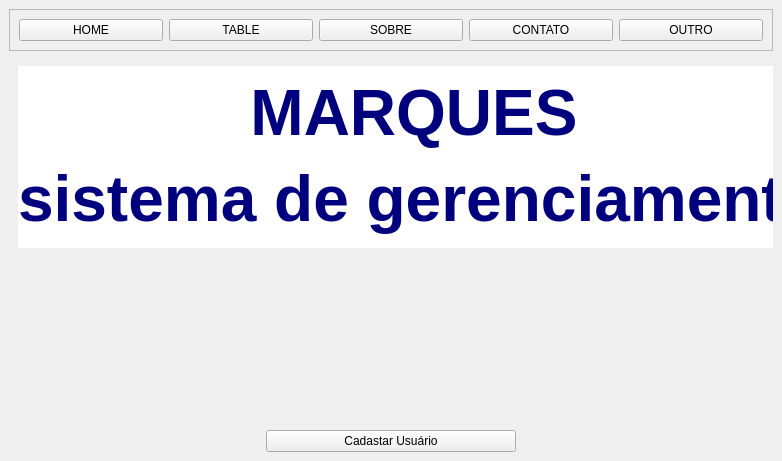
<?xml version="1.0" encoding="UTF-8"?>
<ui version="4.0">
 <class>MainWindow</class>
 <widget class="QMainWindow" name="MainWindow">
  <property name="geometry">
   <rect>
    <x>0</x>
    <y>0</y>
    <width>782</width>
    <height>461</height>
   </rect>
  </property>
  <property name="windowTitle">
   <string>MainWindow</string>
  </property>
  <widget class="QWidget" name="centralwidget">
   <layout class="QVBoxLayout" name="verticalLayout">
    <item>
     <widget class="QFrame" name="frame">
      <property name="frameShape">
       <enum>QFrame::StyledPanel</enum>
      </property>
      <property name="frameShadow">
       <enum>QFrame::Raised</enum>
      </property>
      <layout class="QHBoxLayout" name="horizontalLayout">
       <item>
        <widget class="QPushButton" name="btn_home">
         <property name="text">
          <string>HOME</string>
         </property>
        </widget>
       </item>
       <item>
        <widget class="QPushButton" name="btn_table">
         <property name="text">
          <string>TABLE</string>
         </property>
        </widget>
       </item>
       <item>
        <widget class="QPushButton" name="btn_sobre">
         <property name="text">
          <string>SOBRE</string>
         </property>
        </widget>
       </item>
       <item>
        <widget class="QPushButton" name="btn_contato">
         <property name="text">
          <string>CONTATO</string>
         </property>
        </widget>
       </item>
       <item>
        <widget class="QPushButton" name="btn_outro">
         <property name="text">
          <string>OUTRO</string>
         </property>
        </widget>
       </item>
      </layout>
     </widget>
    </item>
    <item>
     <widget class="QStackedWidget" name="pages">
      <property name="currentIndex">
       <number>1</number>
      </property>
      <widget class="QWidget" name="pg_table">
       <layout class="QVBoxLayout" name="verticalLayout_8">
        <item>
         <widget class="QTabWidget" name="tabWidget">
          <property name="currentIndex">
           <number>0</number>
          </property>
          <widget class="QWidget" name="tables">
           <attribute name="title">
            <string>Treewidget</string>
           </attribute>
           <layout class="QVBoxLayout" name="verticalLayout_7">
            <item>
             <layout class="QHBoxLayout" name="horizontalLayout_2">
              <item>
               <widget class="QLineEdit" name="txt_file"/>
              </item>
              <item>
               <widget class="QPushButton" name="btn_open">
                <property name="text">
                 <string>ABRIR</string>
                </property>
               </widget>
              </item>
             </layout>
            </item>
            <item>
             <layout class="QHBoxLayout" name="horizontalLayout_3">
              <item>
               <layout class="QVBoxLayout" name="verticalLayout_6">
                <item>
                 <layout class="QVBoxLayout" name="verticalLayout_5">
                  <item>
                   <widget class="QLabel" name="label_3">
                    <property name="text">
                     <string>ESTOQUE</string>
                    </property>
                   </widget>
                  </item>
                  <item>
                   <widget class="QTreeWidget" name="tw_estoque">
                    <column>
                     <property name="text">
                      <string>1</string>
                     </property>
                    </column>
                    <column>
                     <property name="text">
                      <string>Nfe</string>
                     </property>
                    </column>
                    <column>
                     <property name="text">
                      <string>Série</string>
                     </property>
                    </column>
                    <column>
                     <property name="text">
                      <string>Cliente</string>
                     </property>
                    </column>
                    <column>
                     <property name="text">
                      <string>Município</string>
                     </property>
                    </column>
                    <column>
                     <property name="text">
                      <string>Cod item</string>
                     </property>
                    </column>
                    <column>
                     <property name="text">
                      <string>Quantidade</string>
                     </property>
                    </column>
                    <column>
                     <property name="text">
                      <string>Descrição</string>
                     </property>
                    </column>
                    <column>
                     <property name="text">
                      <string>UN</string>
                     </property>
                    </column>
                    <column>
                     <property name="text">
                      <string>Espécie</string>
                     </property>
                    </column>
                    <column>
                     <property name="text">
                      <string>Data Importação</string>
                     </property>
                    </column>
                    <column>
                     <property name="text">
                      <string>Usuário</string>
                     </property>
                    </column>
                   </widget>
                  </item>
                 </layout>
                </item>
                <item>
                 <layout class="QVBoxLayout" name="verticalLayout_4">
                  <item>
                   <widget class="QLabel" name="label_2">
                    <property name="text">
                     <string>SAÍDA</string>
                    </property>
                   </widget>
                  </item>
                  <item>
                   <widget class="QTreeWidget" name="tw_sada">
                    <column>
                     <property name="text">
                      <string>1</string>
                     </property>
                    </column>
                    <column>
                     <property name="text">
                      <string>Nfe</string>
                     </property>
                    </column>
                    <column>
                     <property name="text">
                      <string>Série</string>
                     </property>
                    </column>
                    <column>
                     <property name="text">
                      <string>Data importação</string>
                     </property>
                    </column>
                    <column>
                     <property name="text">
                      <string>Data saída</string>
                     </property>
                    </column>
                    <column>
                     <property name="text">
                      <string>Usuário</string>
                     </property>
                    </column>
                   </widget>
                  </item>
                 </layout>
                </item>
               </layout>
              </item>
              <item>
               <widget class="QFrame" name="frame_2">
                <property name="sizePolicy">
                 <sizepolicy hsizetype="Fixed" vsizetype="Preferred">
                  <horstretch>0</horstretch>
                  <verstretch>0</verstretch>
                 </sizepolicy>
                </property>
                <property name="frameShape">
                 <enum>QFrame::StyledPanel</enum>
                </property>
                <property name="frameShadow">
                 <enum>QFrame::Raised</enum>
                </property>
                <layout class="QVBoxLayout" name="verticalLayout_3">
                 <item>
                  <widget class="QPushButton" name="btn_importar">
                   <property name="text">
                    <string>Importar</string>
                   </property>
                  </widget>
                 </item>
                 <item>
                  <widget class="QPushButton" name="btn_gerar">
                   <property name="text">
                    <string>Gera Saída</string>
                   </property>
                  </widget>
                 </item>
                 <item>
                  <widget class="QPushButton" name="pushButton_8">
                   <property name="text">
                    <string>Extorno</string>
                   </property>
                  </widget>
                 </item>
                 <item>
                  <spacer name="verticalSpacer">
                   <property name="orientation">
                    <enum>Qt::Vertical</enum>
                   </property>
                   <property name="sizeHint" stdset="0">
                    <size>
                     <width>20</width>
                     <height>40</height>
                    </size>
                   </property>
                  </spacer>
                 </item>
                </layout>
               </widget>
              </item>
             </layout>
            </item>
           </layout>
          </widget>
          <widget class="QWidget" name="tab_2">
           <attribute name="title">
            <string>Tab 2</string>
           </attribute>
          </widget>
         </widget>
        </item>
       </layout>
      </widget>
      <widget class="QWidget" name="pg_home">
       <widget class="QLabel" name="label">
        <property name="geometry">
         <rect>
          <x>9</x>
          <y>9</y>
          <width>792</width>
          <height>182</height>
         </rect>
        </property>
        <property name="styleSheet">
         <string notr="true">background-color: rgb(255, 255, 255);</string>
        </property>
        <property name="text">
         <string>&lt;html&gt;&lt;head/&gt;&lt;body&gt;&lt;p align=&quot;center&quot;&gt;&lt;span style=&quot; font-size:48pt; font-weight:700; color:#00007f;&quot;&gt;MARQUES&lt;/span&gt;&lt;/p&gt;&lt;p align=&quot;center&quot;&gt;&lt;span style=&quot; font-size:48pt; font-weight:700; color:#00007f;&quot;&gt;sistema de gerenciamento&lt;/span&gt;&lt;/p&gt;&lt;/body&gt;&lt;/html&gt;</string>
        </property>
       </widget>
      </widget>
      <widget class="QWidget" name="pg_cadastro">
       <layout class="QVBoxLayout" name="verticalLayout_2">
        <item>
         <widget class="QLabel" name="label_14">
          <property name="font">
           <font>
            <pointsize>20</pointsize>
           </font>
          </property>
          <property name="text">
           <string>Tela de Cadastro</string>
          </property>
          <property name="alignment">
           <set>Qt::AlignCenter</set>
          </property>
         </widget>
        </item>
        <item>
         <widget class="QLabel" name="label_6">
          <property name="font">
           <font>
            <pointsize>10</pointsize>
           </font>
          </property>
          <property name="text">
           <string>Cadastra Usuário</string>
          </property>
          <property name="alignment">
           <set>Qt::AlignCenter</set>
          </property>
         </widget>
        </item>
        <item>
         <layout class="QHBoxLayout" name="horizontalLayout_5">
          <item>
           <widget class="QLabel" name="label_7">
            <property name="text">
             <string>Nome:</string>
            </property>
           </widget>
          </item>
          <item>
           <widget class="QLineEdit" name="txt_nome"/>
          </item>
         </layout>
        </item>
        <item>
         <layout class="QHBoxLayout" name="horizontalLayout_6">
          <item>
           <widget class="QLabel" name="label_8">
            <property name="text">
             <string>Usuário:</string>
            </property>
           </widget>
          </item>
          <item>
           <widget class="QLineEdit" name="txt_Usurio"/>
          </item>
         </layout>
        </item>
        <item>
         <layout class="QHBoxLayout" name="horizontalLayout_7">
          <item>
           <widget class="QLabel" name="label_9">
            <property name="text">
             <string>Senha:</string>
            </property>
           </widget>
          </item>
          <item>
           <widget class="QLineEdit" name="txt_Senha"/>
          </item>
         </layout>
        </item>
        <item>
         <layout class="QHBoxLayout" name="horizontalLayout_8">
          <item>
           <widget class="QLabel" name="label_10">
            <property name="text">
             <string>Senha:</string>
            </property>
           </widget>
          </item>
          <item>
           <widget class="QLineEdit" name="txt_Senha_2"/>
          </item>
         </layout>
        </item>
        <item>
         <layout class="QHBoxLayout" name="horizontalLayout_9">
          <item>
           <widget class="QLabel" name="label_11">
            <property name="text">
             <string>Perfil:</string>
            </property>
           </widget>
          </item>
          <item>
           <widget class="QComboBox" name="cb_perfil">
            <item>
             <property name="text">
              <string>Usuário</string>
             </property>
            </item>
            <item>
             <property name="text">
              <string>Administrador</string>
             </property>
            </item>
           </widget>
          </item>
         </layout>
        </item>
        <item>
         <layout class="QHBoxLayout" name="horizontalLayout_10">
          <item>
           <widget class="QLabel" name="label_13">
            <property name="text">
             <string/>
            </property>
           </widget>
          </item>
          <item>
           <widget class="QPushButton" name="btn_Cadastrar">
            <property name="text">
             <string>Cadastrar</string>
            </property>
           </widget>
          </item>
          <item>
           <widget class="QLabel" name="label_12">
            <property name="text">
             <string/>
            </property>
           </widget>
          </item>
         </layout>
        </item>
       </layout>
      </widget>
     </widget>
    </item>
    <item>
     <layout class="QHBoxLayout" name="horizontalLayout_4">
      <item>
       <widget class="QLabel" name="label_5">
        <property name="text">
         <string/>
        </property>
       </widget>
      </item>
      <item>
       <widget class="QPushButton" name="btn_pg_cadastro">
        <property name="text">
         <string>Cadastar Usuário</string>
        </property>
       </widget>
      </item>
      <item>
       <widget class="QLabel" name="label_4">
        <property name="text">
         <string/>
        </property>
       </widget>
      </item>
     </layout>
    </item>
   </layout>
  </widget>
 </widget>
 <resources/>
 <connections/>
</ui>
